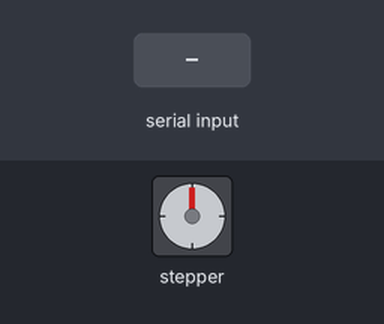
This sketch was run on a simulated Arduino Uno, built with avr-gcc and run on an emulated ATmega328P. On the bench: stepper motor. Wiring (inferred from the names in the program): stepper motor driver (200 steps per turn assumed): step pin 2; direction pin 5; enable pin 8. The test bench sets the inputs (shaded band). What the sketch prints to the serial monitor is not drawn.

Above: at 1.2 s.
1.3 s: "1" received over Serial
At 1.76 s:
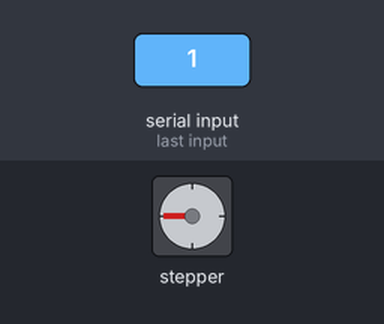
At 2.36 s:
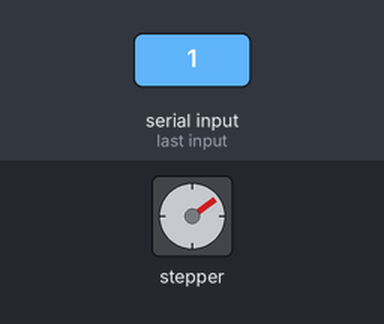
4.3 s: "3" received over Serial
5.8 s: "1" received over Serial
At 6.25 s:
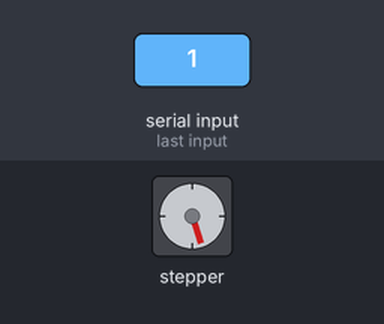
8.8 s: "3" received over Serial
Timing chart, 0 to 11.3 s (numbered marks = the images above; inputs shaded):
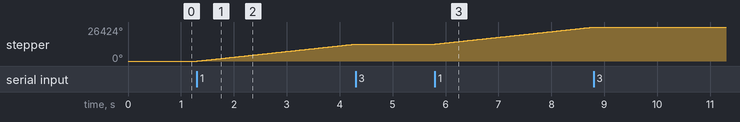

Measured:
- after the input at 1.3 s, stepper: keeps turning clockwise at about 4412°/s, starting at once
- after the input at 5.8 s, stepper: keeps turning clockwise at about 4412°/s, starting at once

The sketch:

sketch_mar2a.ino
```cpp
#define X_DIR 5
#define X_STP 2
#define en 8
int receivedChar;
int steps = 10;
void setup() {
Serial.begin(115200);
Serial.setTimeout(1);
pinMode(X_DIR, OUTPUT);
pinMode(X_STP, OUTPUT);
pinMode(en, OUTPUT);
digitalWrite(en, HIGH); }

void loop() {
while (Serial.available() > 0) {
receivedChar = Serial.read();
if (receivedChar == '1') {
digitalWrite(en, LOW);
digitalWrite(X_DIR, HIGH);
Serial.println("前進"); }
if (receivedChar == '2') {
digitalWrite(en, LOW);
digitalWrite(X_DIR, LOW);
Serial.println("後退"); }
if (receivedChar == '3') {
digitalWrite(en, HIGH);
Serial.println("停止"); } }
for (int i = 0; i < steps; i++) {
digitalWrite(X_STP, HIGH);
delayMicroseconds(200);
digitalWrite(X_STP, LOW);
delayMicroseconds(200);
}
}
```
